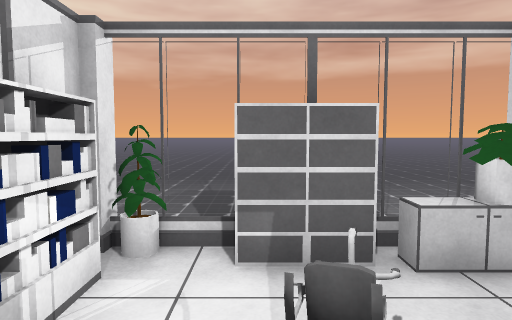
[1] (above)

24 first-person views from a walk through a Unity game level. The camera is 1.5 m above the floor, tilts 4° down and sees 75° across. The floor is counted in squares, 1 m on a side. Each view is taken from the middle of a square. On the plan, view 1 faces up. The plan holds only what a view shows up to about 15 squares ahead; the rest is blank. The place goes on beyond the plan. The player is left out. Some surface patterns are stand-ins.

[2]
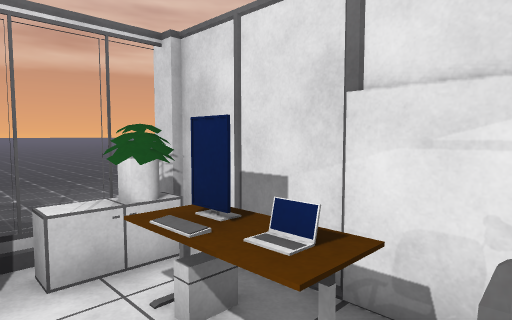

[3]
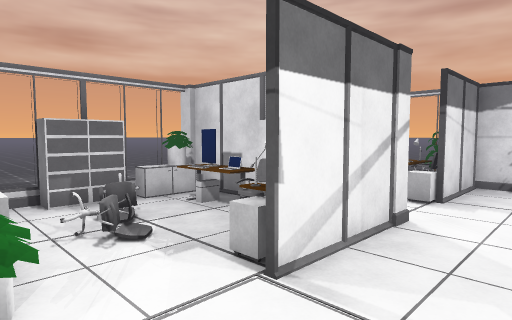

[4]
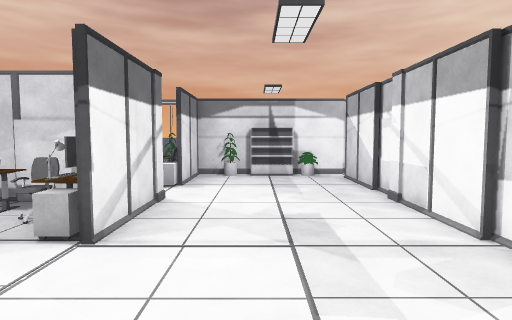

[5]
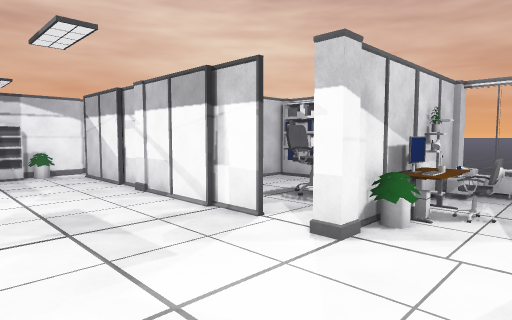

[6]
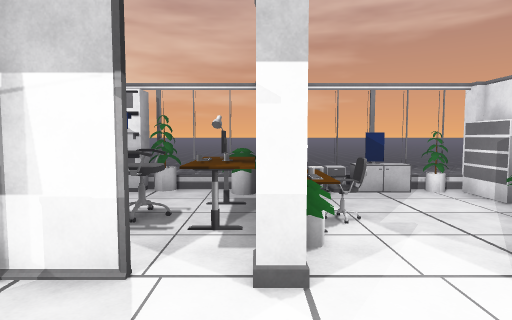

[7]
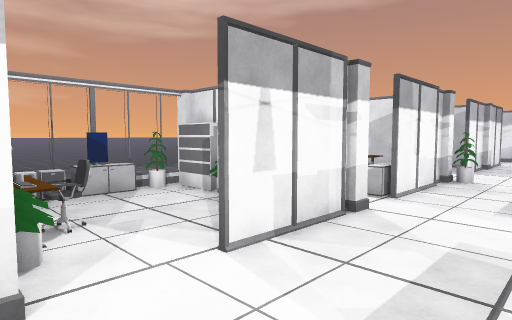

[8]
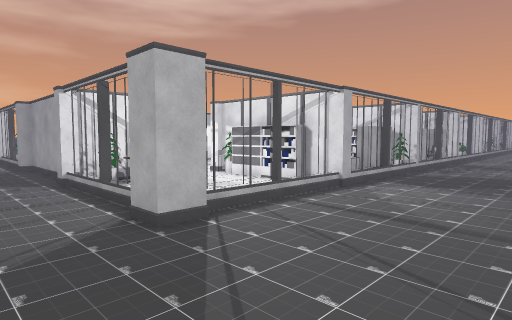

[9]
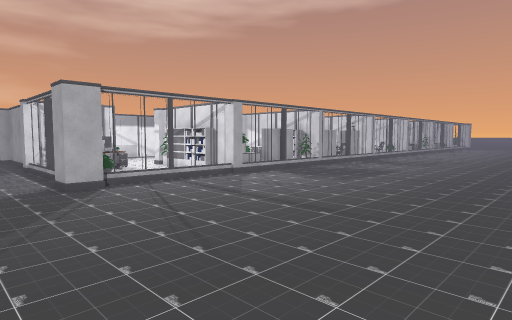

[10]
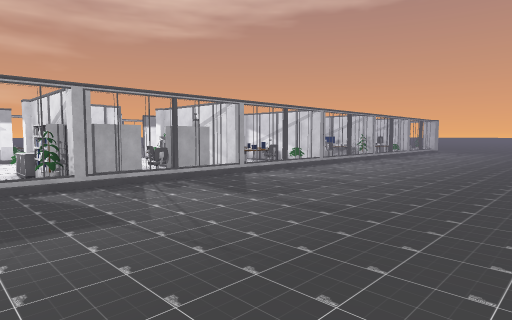

[11]
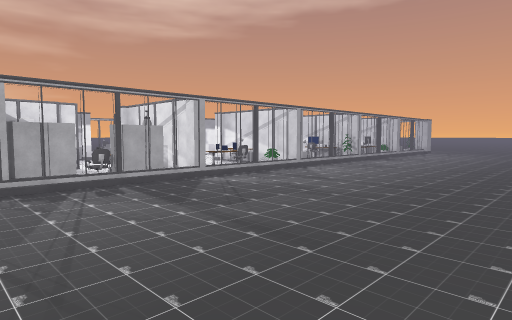

[12]
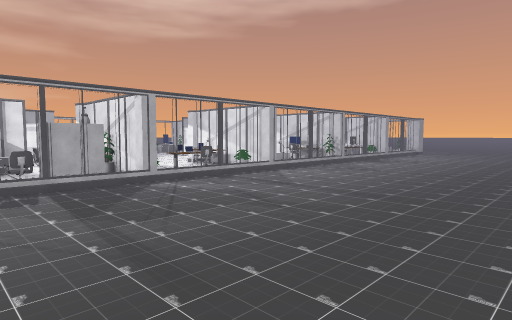

[13]
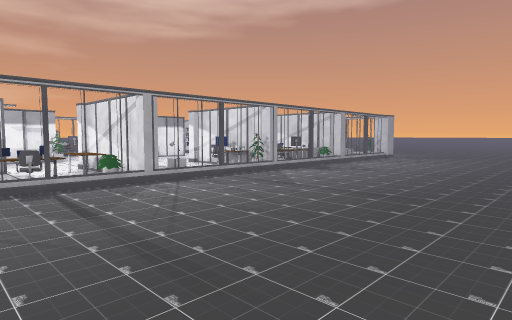

[14]
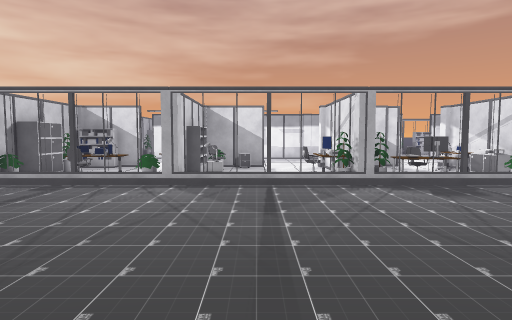

[15]
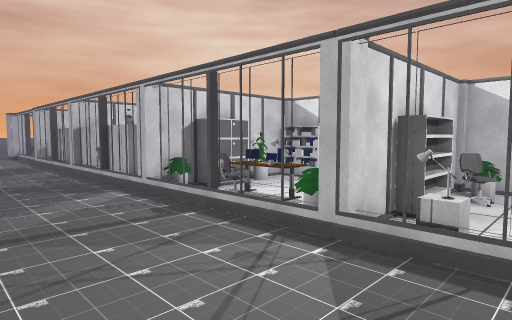

[16]
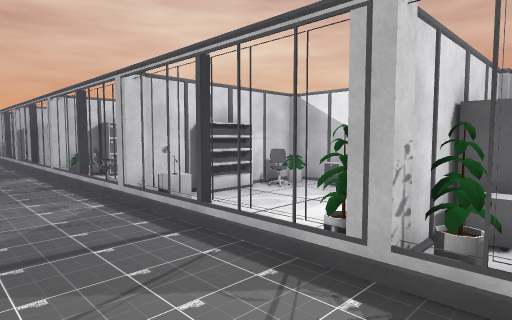

[17]
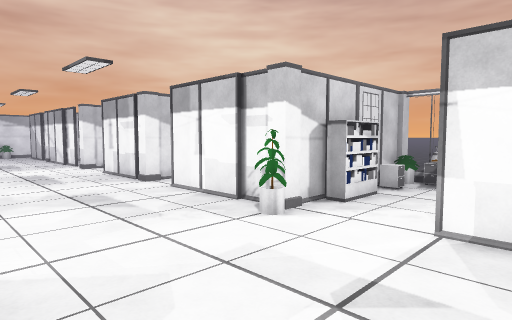

[18]
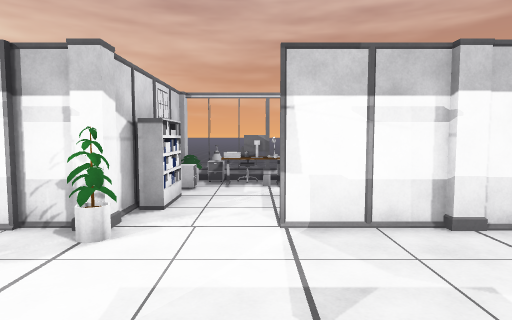

[19]
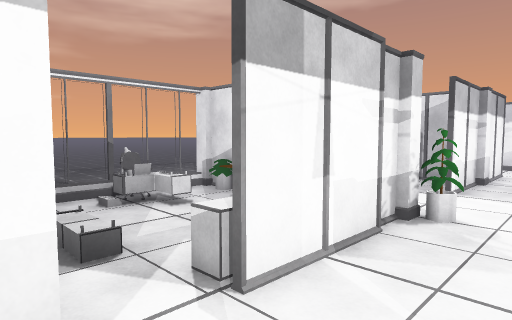

[20]
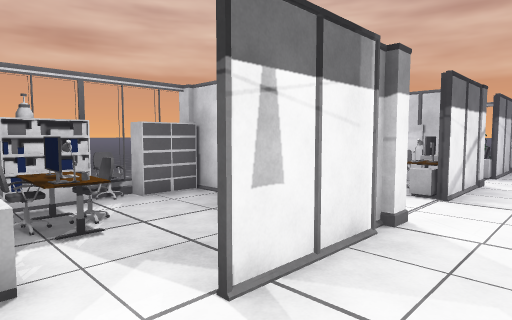

[21]
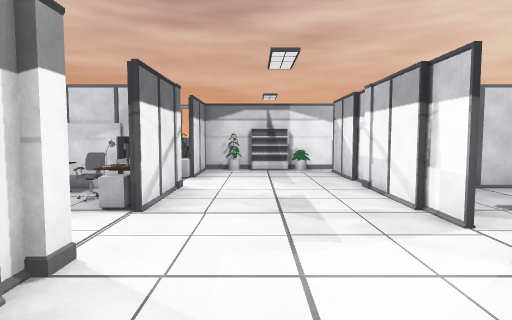

[22]
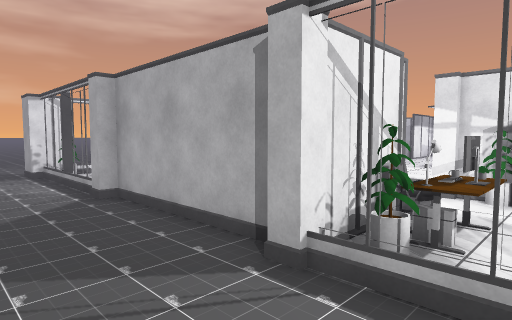

[23]
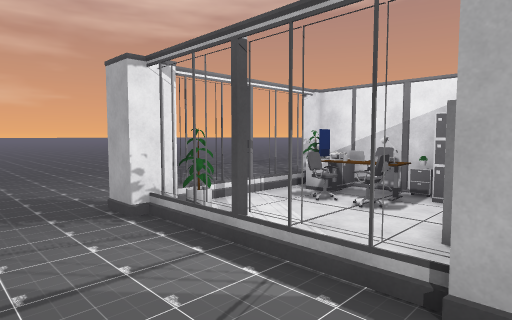

[24]
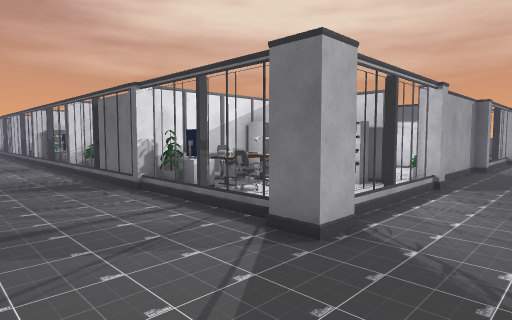

### Floor plan
Key: @ floor where view 1 was taken; # wall or solid block; x gap in a wall; . floor; = window, fence, low wall or low ledge; S shelf; O other object.
Columns run from 22 left of view 1 to 13 right of it. Each row starts with its distance up from view 1.
 15      .   ..  . ....... . ........  .
 14   .................... ...........
 13 ...................................
 12 ....................................
 11 ....................................
 10 ....................................
  9 ...................................
  8 ...................................
  7 ....................................
  6 ....................................
  5 O#O....##.####O.OO.#O.####O....##..
  4 =OO   OOOO#O#OOOOOOOOOOOOOO    O#..
  3  OOO   OO OOOOOOO   O   OOO     ...
  2  OOO   OO    OOOO  OO   OOO     O..
  1  OO    OOO   OO O  OO   OOO     O...
  0  OO   OOOO   OO     O @.OOO  OO ...
 -1  OO  OOOO  OOOO  OOOO  OO O OOOOO..
 -2    . ......     OOOO#..OOO#..OOO#...
 -3      .........  ...............O....
 -4     ...........................S...
 -5   ............................. ...
 -6   .............................O...
 -7 OO.OO..OOOOOO.OOOO....OOOOO.OOO##...
 -8    O    OO OO O O   O.OO  OOOOO#O..
 -9        OOO     O   OOO   OOO    ...
-10        OO      O  OOOOOO  OOO   O...
-11         OOO  OO    OOOOO  OOO   O...
-12     OOOOO OO  O     OO    OOO  O...
-13     OOOOO OO OOO=O=#OOOOOOOOOOOO#..
-14      # #####  O##Ox#O#OOOO#....##...
-15                  ...................
-16                   .................
-17          ....         .............
-18          .....        ..  ...  .....
-19          .....        ..  ..  ....
-20          ..                   ....
-21          ..                   ....
-22                               ....
-23                               ....

Where each view was taken, in squares from view 1:
view 1: 0 up, 0 right, facing up
view 2: 0 up, 1 right, facing up-right
view 3: 4 down, 2 left, facing up-right
view 4: 4 down, 4 left, facing right
view 5: 3 down, 5 left, facing down-right
view 6: 4 down, 2 left, facing down
view 7: 4 down, 2 left, facing down-left
view 8: 10 up, 13 right, facing down-left
view 9: 15 up, 13 right, facing down-left
view 10: 15 up, 1 right, facing down-left
view 11: 15 up, 1 left, facing down-left
view 12: 15 up, 3 left, facing down-left
view 13: 15 up, 9 left, facing down-left
view 14: 15 up, 17 left, facing down
view 15: 9 up, 17 left, facing down-right
view 16: 8 up, 22 left, facing down-right
view 17: 2 down, 19 left, facing down-right
view 18: 2 down, 17 left, facing down
view 19: 5 down, 8 left, facing down-left
view 20: 4 down, 8 left, facing up-right
view 21: 4 down, 6 left, facing right
view 22: 1 up, 13 right, facing down-left
view 23: 7 down, 13 right, facing down-left
view 24: 18 down, 13 right, facing up-left
